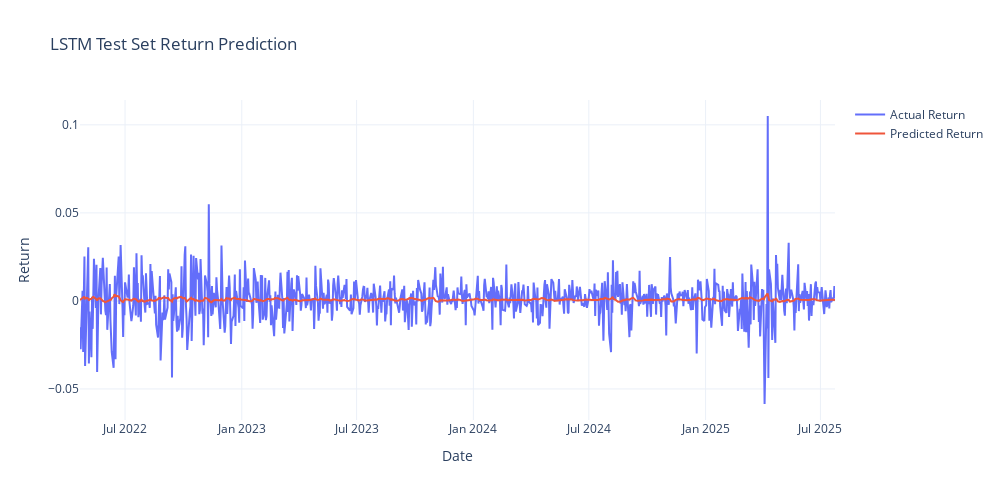

The notebook cell saved with this chart:
### Code cell
# 6) Predict the test set and visualise the predictions (LSTM)

lstm_predictions = model.predict(x_test) 

# Ensure datetime index
data.index = pd.to_datetime(data.index)

# Test index range
test_start = train_len + val_len
test_dates = data.index[test_start : test_start + len(y_test)]

# Create DataFrame for actual and predicted returns 
plot_df = pd.DataFrame({
    'Actual Return': y_test.ravel(),       
    'Predicted Return': lstm_predictions.ravel()  
}, index = test_dates)


# Create Plotly figure
fig = go.Figure()

# Actual returns
fig.add_trace(go.Scatter(
    x = plot_df.index,
    y = plot_df['Actual Return'],
    mode = 'lines',
    name = 'Actual Return'
))

# Predicted returns
fig.add_trace(go.Scatter(
    x = plot_df.index,
    y = plot_df['Predicted Return'],
    mode = 'lines',
    name = 'Predicted Return'
))

# Layout
fig.update_layout(
    title = 'LSTM Test Set Return Prediction',
    xaxis_title = 'Date',
    yaxis_title = 'Return',
    template = 'plotly_white',
    width = 1000,
    height = 500
)

fig.show()

### Figure 1 — Plotly figure (JSON) as saved in the notebook; plotly's stock layout.template omitted (floating-point values rounded to 4 significant figures; data arrays with more than 128 entries replaced by an {"elided": "..."} marker saying what was removed)
{"data": [{"mode": "lines", "name": "Actual Return", "type": "scatter", "x": {"elided": "817 str values"}, "y": {"elided": "817 float values"}}, {"mode": "lines", "name": "Predicted Return", "type": "scatter", "x": {"elided": "817 str values"}, "y": {"elided": "817 float values"}}], "layout": {"height": 500, "title": {"text": "LSTM Test Set Return Prediction"}, "width": 1000, "xaxis": {"title": {"text": "Date"}}, "yaxis": {"title": {"text": "Return"}}}}
